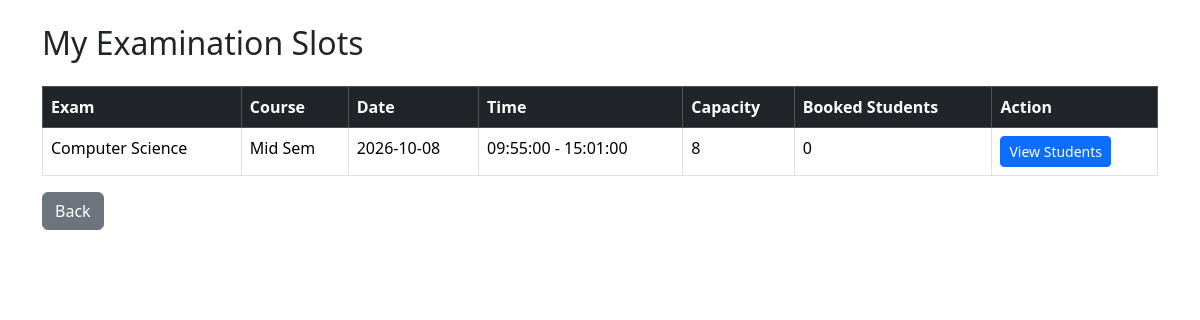
The page /examiner/slots (signed in) on the database its author committed.
### models.py (models this page shows)
class ExaminationSlot(db.Model):
    __tablename__ = "slots"
    id = db.Column(db.Integer, primary_key=True)
    examination_id = db.Column(db.Integer, db.ForeignKey("examinations.id"), nullable=False)
    examiner_id = db.Column(db.Integer, db.ForeignKey("users.id"), nullable=False)
    date = db.Column(db.Date)
    start_time = db.Column(db.Time)
    end_time = db.Column(db.Time)
    capacity = db.Column(db.Integer)
    available_seats = db.Column(db.Integer)
    status = db.Column(db.String(30), default="Available")
    examination = db.relationship(
        "Examination",
        backref="slots"
    )
    examiner = db.relationship(
        "User",
        foreign_keys=[examiner_id],
        backref="examiner_slots"
    )

class Examination(db.Model):
    __tablename__ = "examinations"
    id = db.Column(db.Integer, primary_key=True)
    course_id = db.Column(db.Integer, db.ForeignKey("courses.id"), nullable=False)
    examiner_id = db.Column(db.Integer, db.ForeignKey("users.id"), nullable=True)
    name = db.Column(db.String(100), nullable=False)
    exam_type = db.Column(db.String(30))
    duration = db.Column(db.Integer)
    max_marks = db.Column(db.Integer)
    slot_creation_start = db.Column(db.Date)
    slot_creation_end = db.Column(db.Date)
    booking_start = db.Column(db.Date)
    booking_end = db.Column(db.Date)
    status = db.Column(db.String(30))
    examiner = db.relationship(
        "User",
        foreign_keys=[examiner_id],
        backref="assigned_examinations"
    )
    course = db.relationship(
        "Course",
        backref="examinations"
    )

class Course(db.Model):
    __tablename__ = "courses"
    id = db.Column(db.Integer, primary_key=True)
    code = db.Column(db.String(20), unique=True, nullable=False)
    name = db.Column(db.String(100), nullable=False)
    description = db.Column(db.Text)
    status = db.Column(db.String(20), default="Active")

### app.py (the view)
@app.route("/examiner/slots")
@login_required
def examiner_slots():
    if current_user.role != "examiner":
        return redirect(url_for("login"))
    slots = ExaminationSlot.query.filter_by(
        examiner_id=current_user.id
    ).all()
    return render_template("examiner/slots.html", slots=slots)

### app.py (called while the page is built)
@login_manager.user_loader
def load_user(user_id):
    return User.query.get(int(user_id))

### templates/examiner/slots.html (shortened to what this page needs)
<!DOCTYPE html>
<html>
<head>
    <link href="https://cdn.jsdelivr.net/npm/bootstrap@5.3.3/dist/css/bootstrap.min.css" rel="stylesheet">
</head>
<body>
    <div class="container mt-4">
        <h2 class="mb-4">
            My Examination Slots
        </h2>
        <table class="table table-bordered table-hover">
            <thead class="table-dark">
                <tr>
                    <th>Exam</th>
                    <th>Course</th>
                    <th>Date</th>
                    <th>Time</th>
                    <th>Capacity</th>
                    <th>Booked Students</th>
                    <th>Action</th>
                </tr>
            </thead>
            <tbody>
                {% for slot in slots %}
                <tr>
                    <td>
                        {{ slot.examination.name }}
                    </td>
                    <td>
                        {{ slot.examination.course.name }}
                    </td>
                    <td>
                        {{ slot.date }}
                    </td>
                    <td>
                        {{ slot.start_time }}
                        -
                        {{ slot.end_time }}
                    </td>
                    <td>
                        {{ slot.capacity }}
                    </td>
                    <td>
                        {{ slot.bookings|selectattr("status", "equalto", "Booked")|list|length }}
                    </td>
                    <td>
                        <a href="{{ url_for('slot_students', id=slot.id) }}" class="btn btn-primary btn-sm">
                            View Students
                        </a>
                    </td>
                </tr>
                {% else %}
                <tr>
                    <td colspan="7" class="text-center">
                        No slots found.
                    </td>
                </tr>
                {% endfor %}
            </tbody>
        </table>
        <a href="{{ url_for('examiner_dashboard') }}" class="btn btn-secondary">
            Back
        </a>
    </div>
</body>
</html>

### rows shown on the page
ExaminationSlot: examination.name "Computer Science", examination.course.name "Mid Sem", date "2026-10-08", start_time "09:55:00", end_time "15:01:00", capacity "8", bookings|selectattr "0"
